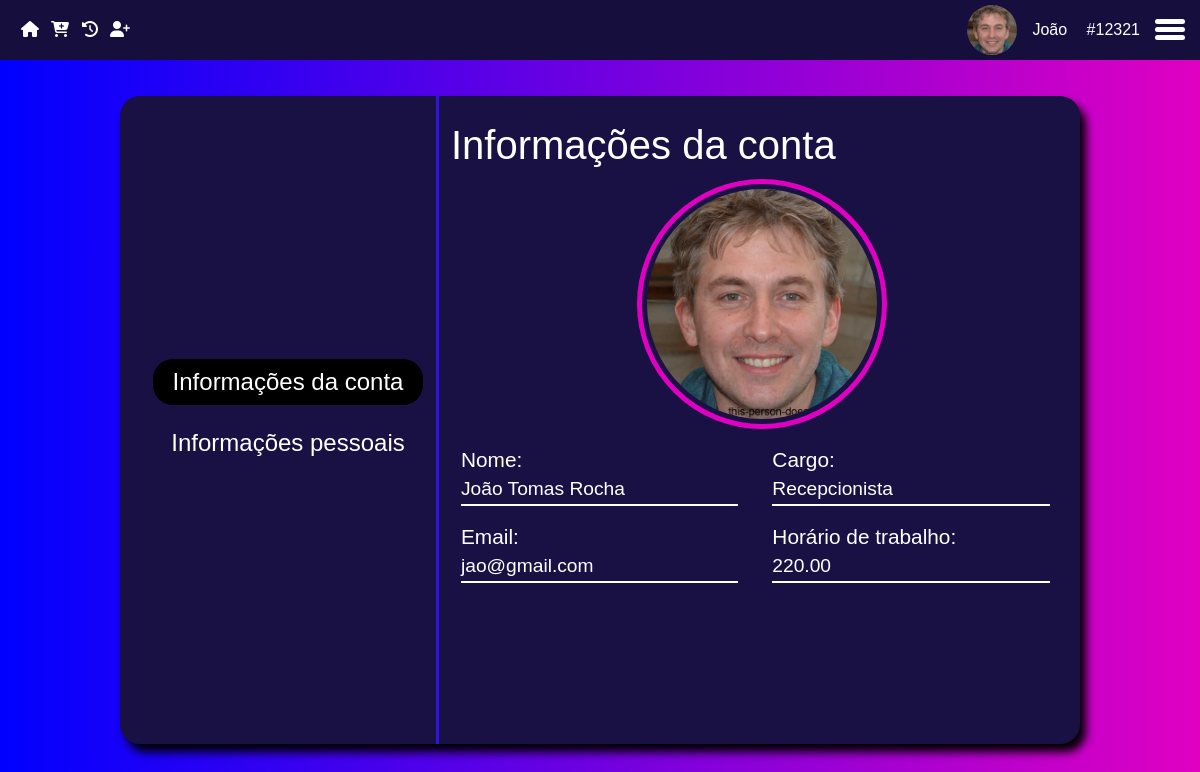
/Desktop/Caixa/app/configuracoes/informacoes.php (signed in), run on an earlier commit of the app's database.
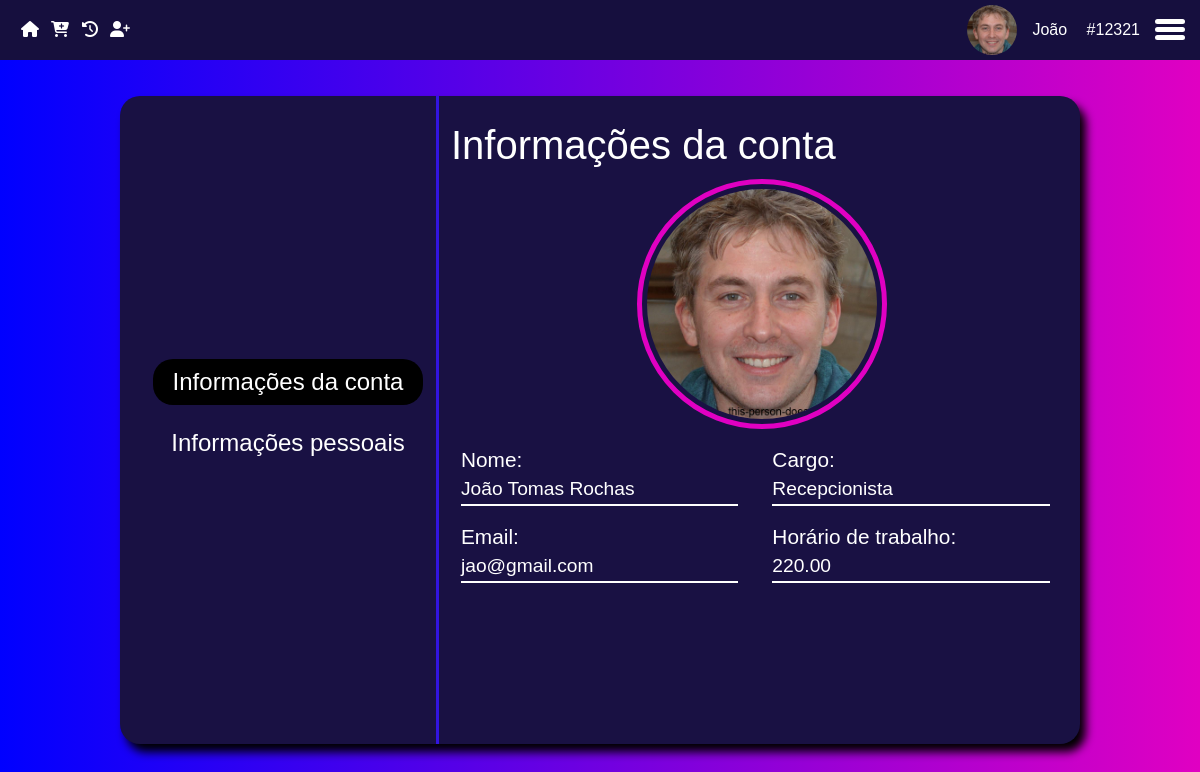
And on a later commit of the database.
### tables this page shows
CREATE TABLE `funcionarios` (
  `id_func` int(11) NOT NULL,
  `id_tipo` int(11) NOT NULL,
  `nome` varchar(255) NOT NULL,
  `cpf_func` char(14) NOT NULL,
  `dta_nasc` date NOT NULL,
  `sexo` varchar(10) NOT NULL,
  `dta_admissao` date NOT NULL,
  `dta_demissao` date DEFAULT NULL,
  `religiao` varchar(50) DEFAULT NULL,
  `tipo_sanguineo` varchar(3) NOT NULL,
  `tel` char(15) NOT NULL,
  `tel_emergencia` char(15) NOT NULL,
  `ctps` char(14) DEFAULT NULL,
  `pis` char(14) DEFAULT NULL,
  `tit_eleitor` char(16) NOT NULL,
  `reservista` char(3) DEFAULT NULL,
  `vr` float(10,2) DEFAULT NULL,
  `vt` float(10,2) DEFAULT NULL,
  `comissao` float(10,2) NOT NULL,
  `conta_bancaria` varchar(50) NOT NULL,
  `habilitado` varchar(10) DEFAULT NULL,
  `email_adm` varchar(100) NOT NULL,
  `senha_adm` varchar(100) NOT NULL,
  `avatar` varchar(50) DEFAULT NULL
);

### Desktop/Caixa/app/configuracoes/informacoes.php (the view, shortened to what the changed rows need)
<?php
include_once(__DIR__ . '/../../PHP/conn.php');
$nomeFunc = $_SESSION['nome'];
$idFunc = $_SESSION['id_func'];
$parts = explode(" ", $nomeFunc);
$primeiroNome = $parts[0];
$avatar = '../../../imgbd/' . $_SESSION['avatarSession'];
$DadosUser = $sql->query("SELECT * FROM funcionarios WHERE id_func = $idFunc");
if($DadosUser -> num_rows > 0){
        $DadosUser = mysqli_fetch_assoc($DadosUser);
        $Nome = $DadosUser ['nome'];
        $Email = $DadosUser ['email_adm'];
        $avatarFunc = $DadosUser['avatar'];
        $avatar = '../../../imgbd/' . $avatarFunc;
    }
?>
<!DOCTYPE html>
<html lang="pt-br">
<head>
    <link href="https://cdn.jsdelivr.net/npm/bootstrap@5.3.0-alpha3/dist/css/bootstrap.min.css" rel="stylesheet"
>
    <link rel="stylesheet" href="../../assets/css/menu.css">
    <link rel="stylesheet" href="../../assets/css/configuracoes/config.css">
</head>
<body>
    <div class="fundo">
    <header>
            <aside class="sidebar-header">
                <img class="logo-img" src="<?php echo $avatar; ?>" alt="Foto do usuário">
                <span class="dados">
                    <span class="nome"><?php echo $primeiroNome; ?></span>
                    <span class="id">#<?php echo $idFunc; ?></span>
                </span>
                <div class="hamburger-menu">
                    <label for="checkbox-menu">
                    </label>
                </div>
            </aside>
        </header>
        <main class="main">
            <div class="fundoMain">
                <div class="row rows">
                    <div class="col-8 info">
                        <h1>Informações da conta</h1>
                        <div class="menuOptionConfig">
                            <picture>
                                <img src="<?php echo $avatar ?>" alt="">
                            </picture>
                            <div class="row infoItens">
                                <div class="camposConfig col">
                                    <div>Nome:</div>
                                    <p><?php echo $Nome; ?></p>
                                </div>
                            </div>
                            <div class="row infoItens">
                                <div class="camposConfig col">
                                    <div>Email:</div>
                                    <p><?php echo $Email; ?></p>
                                </div>
                            </div>
                        </div>
                    </div>
                </div>
            </div>
        </main>
    </div>
</body>
</html>

What changed in the data, as far as the page shows it:
changed funcionarios "jao@gmail.com": nome "João Tomas Rocha" → "João Tomas Rochas"
